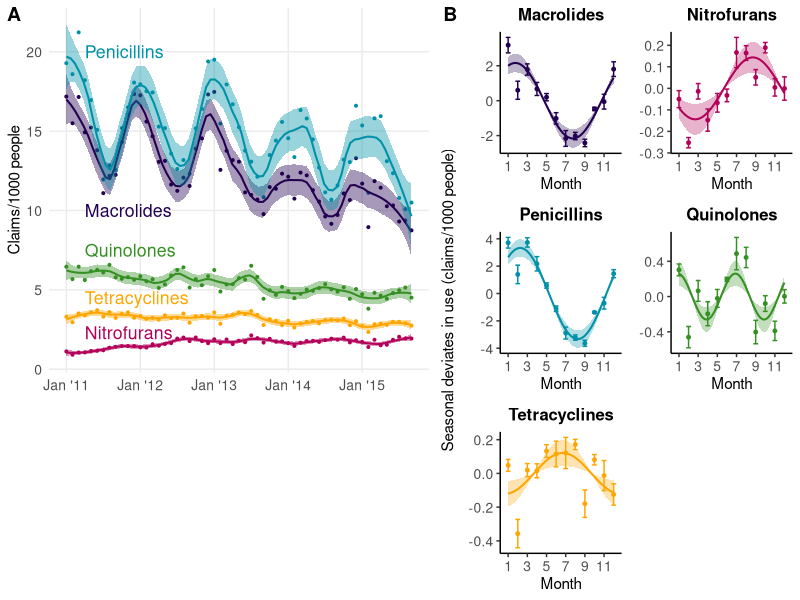
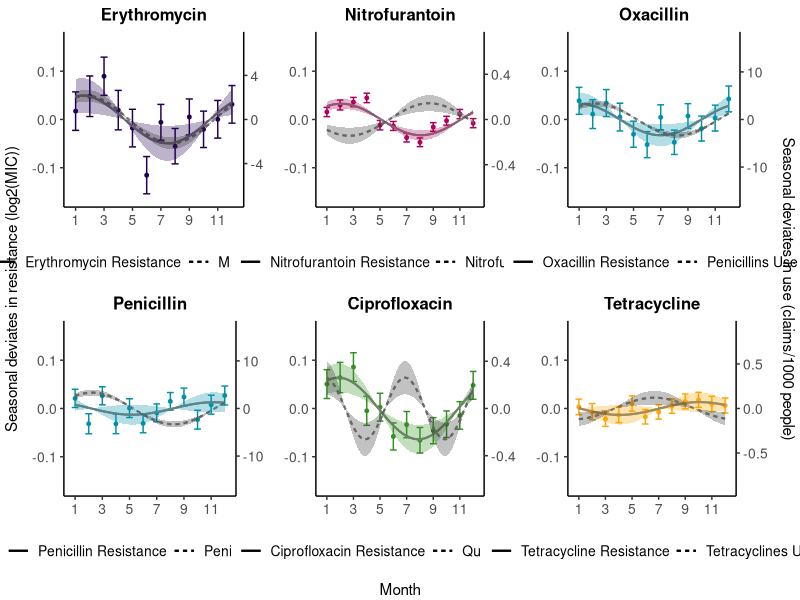
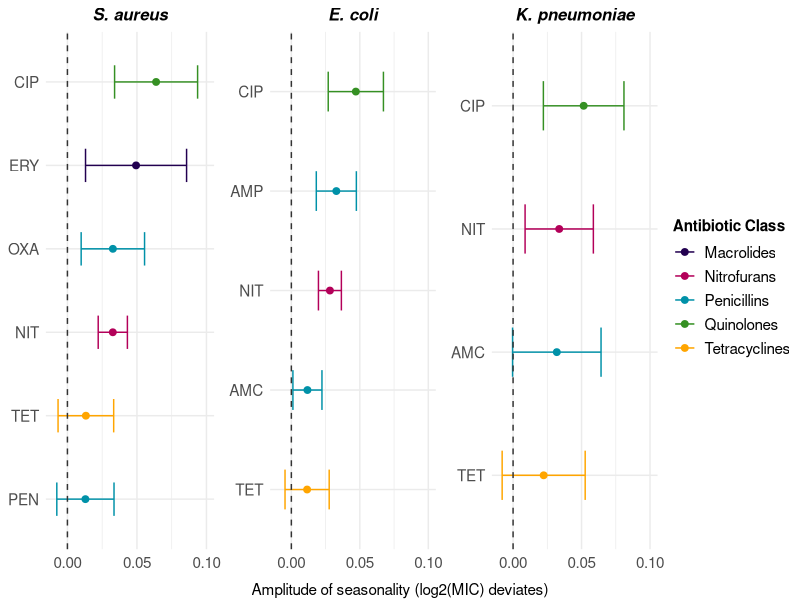
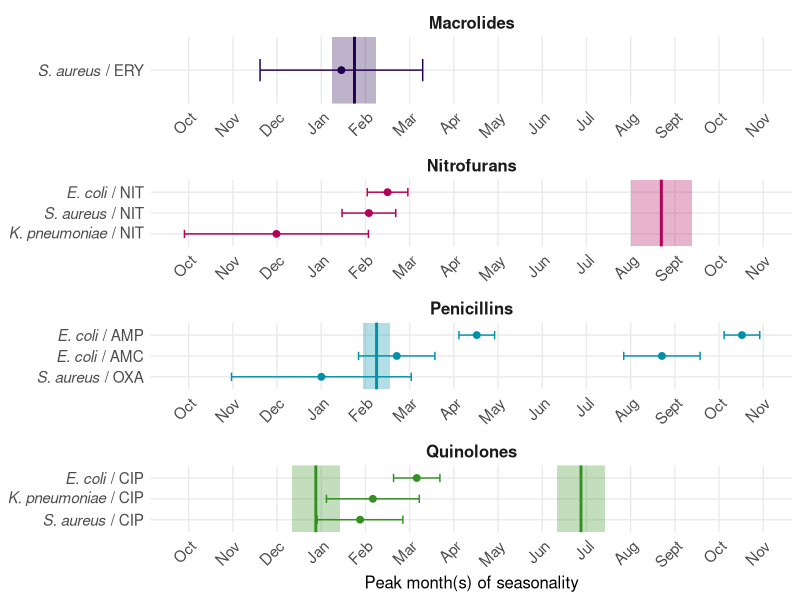
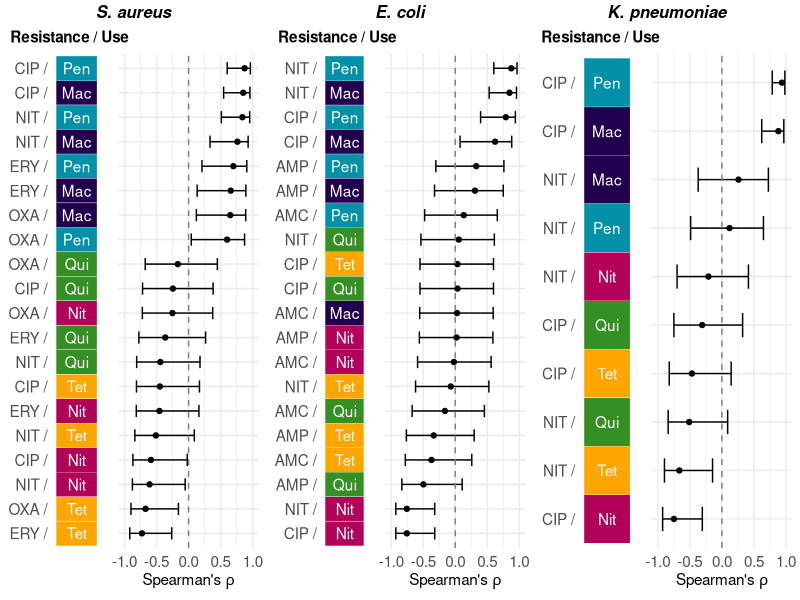
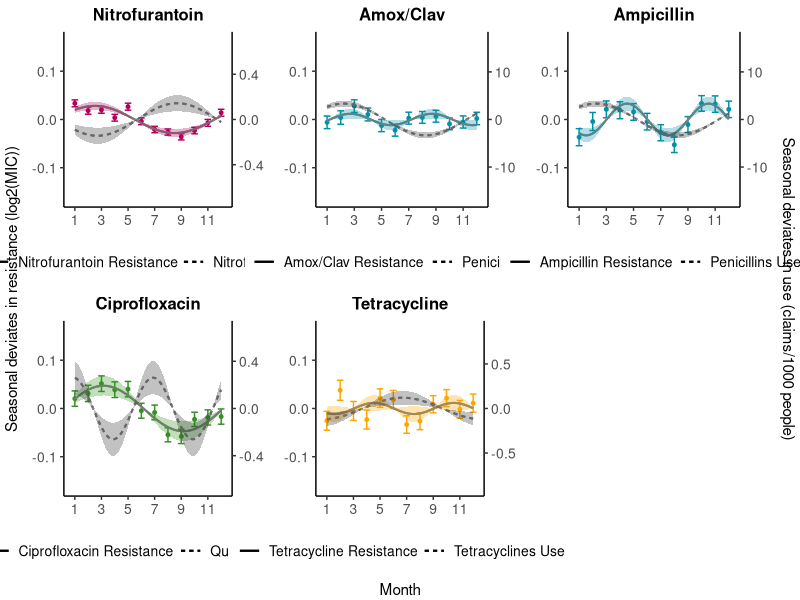
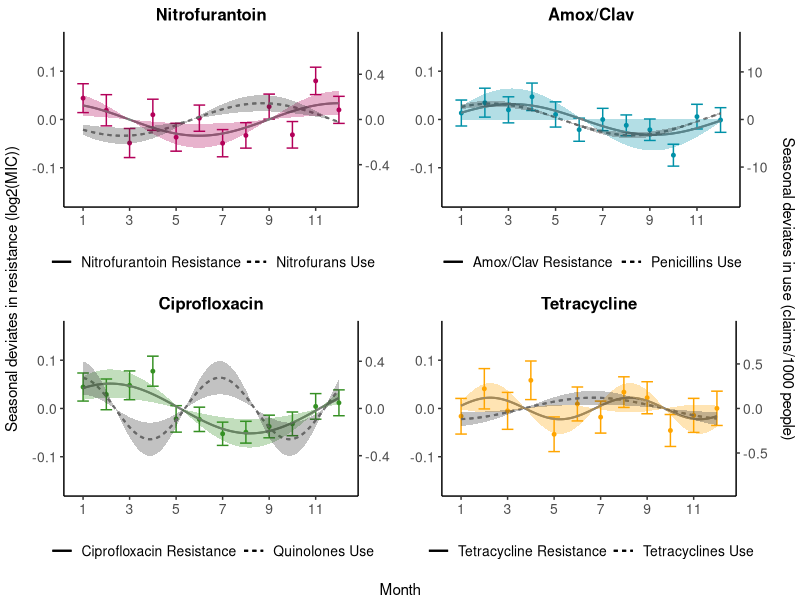
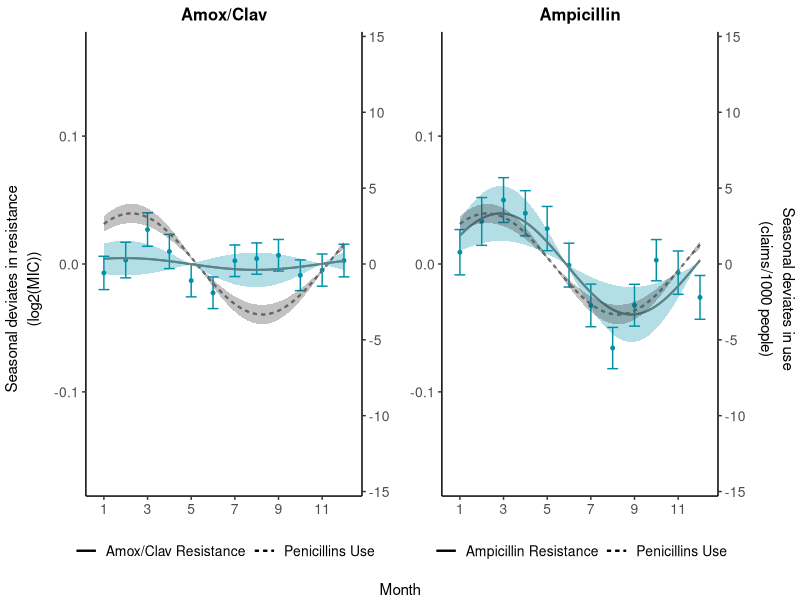

R code for these plots, in order:
#This script makes all the figures included in the publication.

#Load libraries
library(tidyverse)
library(magrittr)
library(cowplot)
library(ggpubr)

# ######################################################
# Inputs
# ######################################################

#Load antibiotic use data
data.use = read_csv("data/antibiotic_use_data.csv")

#Load model values
use.model.params = read_csv("data/model_values_use.csv")
res.model.params = read_csv("data/model_values_resistance.csv")
EC.12m.model.params = read_csv("data/Ecoli_AMC_AMP_12m_model_values.csv")

#Load use and resistance seasonal deviates
use.deviates = read_csv("data/seasonal_deviates_use.csv")
res.deviates = read_csv("data/seasonal_deviates_resistance.csv")
EC.12m.deviates = read_csv("data/Ecoli_AMC_AMP_12m_seasonal_deviates.csv")

#Load use-resistance correlations resuls
correlations = read_csv("data/correlations.csv")

#Define colors to be used across figures
colors = setNames( c("#220050", "#b30059","#0091a8","#359023", "#ffa500"), 
                   c("Macrolides", "Nitrofurans", "Penicillins", "Quinolones", "Tetracyclines") )

# ######################################################
# Make Figure 1
# ######################################################

#Make Figure 1a (raw antibiotic use)
labels = data.frame(drug_class = c("Macrolides", "Nitrofurans", "Penicillins", "Quinolones", "Tetracyclines"),
                    x.pos = c(4, 4, 4, 4, 4),
                    y.pos = c(10, 2.3, 20, 7.5, 4.5))

f1a = data.use %>%
  mutate(x = dense_rank(year_month)) %>%
  ggplot(aes(x=x, y=claims_per_1000ppl, group=drug_class, color=drug_class)) +
  geom_point(size = 0.7) +
  geom_smooth(aes(fill=drug_class), span = 0.2, size = 0.7) +
  geom_text(data = labels, aes(x=x.pos, y=y.pos, label=drug_class), hjust = 0, size = 4.5) +
  ylab("Claims/1000 people") +
  scale_color_manual(values = colors) +
  scale_fill_manual(values = colors) +
  scale_x_continuous(breaks = c(1, 13, 25, 37, 49), labels = c("Jan '11", "Jan '12", "Jan '13", "Jan '14", "Jan '15")) +
  theme_minimal() +
  theme(panel.grid.minor = element_blank(),
        legend.position = "none",
        axis.text = element_text(size = 10),
        axis.title.x = element_blank(),
        axis.title.y = element_text(size = 11)) 

#Make figure 1b (seasonal antibiotic use models)
#Cosine function
cos_func = function(month, amplitude, phase, omega, intercept) {
  amplitude * cos(omega *(month - phase)) + intercept
} 

#Function to plot seasonal use model
plot_use_model_func = function(deviates, class, amplitude, phase, omega, a_lower, a_upper) {
  
  col = colors[class]
  
  ci = data.frame(month=seq(1,12,0.01)) %>%
    mutate(lower_ci = map_dbl(month, ~cos_func(., a_lower, phase, omega, 0))) %>%
    mutate(upper_ci = map_dbl(month, ~cos_func(., a_upper, phase, omega, 0))) 
  
  p = ggplot(data = deviates, aes(x = month)) +
    geom_point(aes(x = month, y = seasonal_deviate), color = col, size = 1) +
    geom_errorbar(aes(x = month, ymin = seasonal_deviate - sem, ymax = seasonal_deviate + sem), width = 0.5, color = col) + 
    stat_function(fun = cos_func, args = list(a = amplitude, phase = phase, omega = omega, intercept = 0), size = 0.7, color = col) +
    geom_ribbon(data = ci, aes(x = month, ymin = lower_ci, ymax = upper_ci), fill = col, alpha = 0.3) +
    scale_x_continuous(breaks=c(1, 3, 5, 7, 9, 11)) +
    ggtitle(class) +
    xlab("Month") +
    theme_classic() +
    theme(legend.position="none",
          plot.title = element_text(size = 12, hjust = 0.5, face = "bold"),
          axis.text = element_text(size = 10),
          axis.title.x = element_text(size = 11),
          axis.title.y = element_blank()
    )
  
  return(p)
}

#Make individual plots for figure 1b
f1b_plots = use.model.params %>%
  filter(term %in% c("amplitude", "phase")) %>%
  select(drug_class, omega, term, estimate, ci.lower, ci.upper) %>%
  gather(variable, value, -(c("drug_class", "term", "omega"))) %>%
  unite(temp, term, variable) %>%
  spread(temp, value) %>%
  #add seasonal deviates table
  left_join(
    use.deviates %>%
      nest(-drug_class) %>%
      rename(deviates_table = data),
    by = c("drug_class")
  ) %>%
  #make plots
  mutate(plot = pmap(.l = list(deviates = deviates_table, class = drug_class, amplitude = amplitude_estimate,
                               phase = phase_estimate, omega = omega, a_lower = amplitude_ci.lower,
                               a_upper = amplitude_ci.upper),
                     .f = plot_use_model_func)) %>%
  pull(plot)

#Combine plots to make figure 1b
f1b = do.call(plot_grid, c(f1b_plots, nrow = 3, ncol = 2, align = "hv")) %>%
  annotate_figure(left = text_grob("Seasonal deviates in use (claims/1000 people)", size = 11, rot = 90)) 

#Combine figures 1a and 1b
f1 = plot_grid(plot_grid(f1a, nrow = 2, ncol = 1, rel_heights = c(2, 1)),
               f1b, nrow = 1, ncol = 2, rel_widths = c(1.2, 1), labels = c("A", "B"))

# ######################################################
# Make Figures 2, S1, S2
# ######################################################

#Function to plot use and resistance models together
plot_use_resistance_func = function(deviates, drug, class, u_a, u_p, u_o, u_low, u_up, r_a, r_p, r_o, r_low, r_up, ratio) {
  col = colors[class]
  
  regressions = data.frame(month=seq(1,12,0.01)) %>%
    mutate(r_actual = map_dbl(month, ~cos_func(., r_a, r_p, r_o, 0))) %>%
    mutate(u_actual = map_dbl(month, ~cos_func(., u_a/ratio, u_p, u_o, 0))) %>%
    gather(type, value, -month) %>%
    mutate(leg = case_when(type == "r_actual" ~ paste(drug, "Resistance"), type == "u_actual" ~ paste(class, "Use"))) %>%
    mutate(leg = factor(leg, levels = c(paste(drug, "Resistance"), paste(class, "Use"))))
  
  ci = data.frame(month=seq(1,12,0.01)) %>%
    mutate(r_lower = map_dbl(month, ~cos_func(., r_low, r_p, r_o, 0))) %>%
    mutate(r_upper = map_dbl(month, ~cos_func(., r_up, r_p, r_o, 0))) %>%
    mutate(u_lower = map_dbl(month, ~cos_func(., u_low, u_p, u_o, 0))) %>%
    mutate(u_upper = map_dbl(month, ~cos_func(., u_up, u_p, u_o, 0)))
  
  p = ggplot(data = regressions) +
    geom_point(data = deviates, aes(x = month, y = seasonal_deviate), color = col, size = 1) +
    geom_errorbar(data = deviates, aes(x = month, ymin = seasonal_deviate - sem, ymax = seasonal_deviate + sem), width = 0.5, color = col) +
    geom_line(aes(x = month, y = value, color = leg, linetype = leg), size = 0.7) +
    geom_line(aes(x = month, y = value, color = leg, linetype = leg), size = 0.7) +
    geom_ribbon(data = ci, aes(x = month, ymin = r_lower, ymax = r_upper), fill = col, alpha = 0.3) +
    geom_ribbon(data = ci, aes(x = month, ymin = u_upper/ratio, ymax = u_lower/ratio), fill = "grey20", alpha = 0.3) +
    scale_color_manual(values = c(col, "grey20")) +
    scale_y_continuous(sec.axis = sec_axis(~. * ratio), limits = c(-.165, .165)) +
    scale_x_continuous(breaks=c(1, 3, 5, 7, 9, 11)) +
    ggtitle(drug) +
    theme_classic() +
    guides(color = guide_legend(nrow = 2, byrow = TRUE)) +
    theme(legend.position = "bottom",
          legend.title = element_blank(),
          legend.text = element_text(size = 10),
          plot.title = element_text(size = 12, hjust = 0.5, face = "bold"),
          axis.text = element_text(size = 10),
          axis.title = element_blank()
    ) 
  
  return(p)
} 


use_res_plots = res.model.params %>%
  filter(term %in% c("amplitude", "phase")) %>%
  select(org, drug_name, drug_class, omega, term, estimate, ci.lower, ci.upper) %>%
  gather(variable, value, -(c("org","drug_name","drug_class", "term", "omega"))) %>%
  unite(temp, term, variable) %>%
  spread(temp, value) %>%
  #add resistance seasonal deviates table
  left_join(
    res.deviates %>%
      nest(-org, -drug_name, -drug_class) %>%
      rename(deviates_table = data),
    by = c("org","drug_name","drug_class")
  ) %>%
  select(org, drug_name, drug_class, res_amplitude = amplitude_estimate, res_phase = phase_estimate,
         res_omega = omega, res_upper = amplitude_ci.upper, res_lower = amplitude_ci.lower, deviates_table) %>%
  #add use model params
  left_join(
    use.model.params %>%
      filter(term %in% c("amplitude", "phase")) %>%
      select(drug_class, omega, term, estimate, ci.lower, ci.upper) %>%
      gather(variable, value, -(c("drug_class", "term", "omega"))) %>%
      unite(temp, term, variable) %>%
      spread(temp, value) %>%
      select(drug_class, use_amplitude = amplitude_estimate, use_phase = phase_estimate, use_omega = omega,
             use_upper = amplitude_ci.upper, use_lower = amplitude_ci.lower),
    by = c("drug_class")
  ) %>%
  #get use-resistance scaling ratio
  mutate(u.r_ratio = abs(use_amplitude/res_amplitude)) %>%
  group_by(drug_class) %>%
  mutate(ratio = min(u.r_ratio)) %>%
  ungroup() %>%
  #make plots
  mutate(drug_name = ifelse(drug_name == "Amoxicillin/Clavulanate", "Amox/Clav", drug_name)) %>%
  mutate(plot = pmap(.l = list(deviates = deviates_table, drug = drug_name, class = drug_class, u_a = use_amplitude,
                               u_p = use_phase, u_o = use_omega, u_low = use_lower, u_up = use_upper,
                               r_a = res_amplitude, r_p = res_phase, r_o = res_omega, r_low = res_lower,
                               r_up = res_upper, ratio = ratio),
                     .f = plot_use_resistance_func)) 

#Make figure 2
f2_plots = use_res_plots %>%
  filter(org == "S. aureus") %>%
  arrange(drug_class, drug_name) %>%
  pull(plot)

f2 = do.call(plot_grid, c(f2_plots, nrow = 2, ncol = 3)) %>%
  annotate_figure(left = text_grob("Seasonal deviates in resistance (log2(MIC))", size = 11, rot = 90)) %>%
  annotate_figure(right = text_grob("Seasonal deviates in use (claims/1000 people)", size = 11, rot = 270)) %>%
  annotate_figure(bottom = text_grob("Month", size = 11))

#Make figure S1
fS1_plots = use_res_plots %>%
  filter(org == "E. coli") %>%
  arrange(drug_class, drug_name) %>%
  pull(plot)

fS1 = do.call(plot_grid, c(fS1_plots, nrow = 2, ncol = 3)) %>%
  annotate_figure(left = text_grob("Seasonal deviates in resistance (log2(MIC))", size = 11, rot = 90)) %>%
  annotate_figure(right = text_grob("Seasonal deviates in use (claims/1000 people)", size = 11, rot = 270)) %>%
  annotate_figure(bottom = text_grob("Month", size = 11))

#Make figure S2
fS2_plots = use_res_plots %>%
  filter(org == "K. pneumoniae") %>%
  arrange(drug_class, drug_name) %>%
  pull(plot)

fS2 = do.call(plot_grid, c(fS2_plots, nrow = 2, ncol = 2)) %>%
  annotate_figure(left = text_grob("Seasonal deviates in resistance (log2(MIC))", size = 11, rot = 90)) %>%
  annotate_figure(right = text_grob("Seasonal deviates in use (claims/1000 people)", size = 11, rot = 270)) %>%
  annotate_figure(bottom = text_grob("Month", size = 11))

# ######################################################
# Make figure S3 
# ######################################################

#Plot E. coli AMC and AMP resistance with 12-month period
fS3_plots = EC.12m.model.params %>%
  filter(term %in% c("amplitude", "phase")) %>%
  select(org, drug_name, drug_class, omega, term, estimate, ci.lower, ci.upper) %>%
  gather(variable, value, -(c("org","drug_name","drug_class", "term", "omega"))) %>%
  unite(temp, term, variable) %>%
  spread(temp, value) %>%
  #add resistance seasonal deviates table
  left_join(
    EC.12m.deviates %>%
      nest(-org, -drug_name, -drug_class) %>%
      rename(deviates_table = data),
    by = c("org","drug_name","drug_class")
  ) %>%
  select(org, drug_name, drug_class, res_amplitude = amplitude_estimate, res_phase = phase_estimate,
         res_omega = omega, res_upper = amplitude_ci.upper, res_lower = amplitude_ci.lower, deviates_table) %>%
  #add use model params
  left_join(
    use.model.params %>%
      filter(term %in% c("amplitude", "phase")) %>%
      select(drug_class, omega, term, estimate, ci.lower, ci.upper) %>%
      gather(variable, value, -(c("drug_class", "term", "omega"))) %>%
      unite(temp, term, variable) %>%
      spread(temp, value) %>%
      select(drug_class, use_amplitude = amplitude_estimate, use_phase = phase_estimate, use_omega = omega,
             use_upper = amplitude_ci.upper, use_lower = amplitude_ci.lower),
    by = c("drug_class")
  ) %>%
  #get use-resistance scaling ratio
  mutate(u.r_ratio = abs(use_amplitude/res_amplitude)) %>%
  group_by(drug_class) %>%
  mutate(ratio = min(u.r_ratio)) %>%
  ungroup() %>%
  #make plots
  mutate(drug_name = ifelse(drug_name == "Amoxicillin/Clavulanate", "Amox/Clav", drug_name)) %>%
  mutate(plot = pmap(.l = list(deviates = deviates_table, drug = drug_name, class = drug_class, u_a = use_amplitude,
                               u_p = use_phase, u_o = use_omega, u_low = use_lower, u_up = use_upper,
                               r_a = res_amplitude, r_p = res_phase, r_o = res_omega, r_low = res_lower,
                               r_up = res_upper, ratio = ratio),
                     .f = plot_use_resistance_func)) %>%
  pull(plot)

#Make figure S3
fS3 = do.call(plot_grid, c(fS3_plots, nrow = 1, ncol = 2)) %>%
  annotate_figure(left = text_grob("Seasonal deviates in resistance\n(log2(MIC))", size = 11, rot = 90)) %>%
  annotate_figure(right = text_grob("Seasonal deviates in use\n(claims/1000 people)", size = 11, rot = 270)) %>%
  annotate_figure(bottom = text_grob("Month", size = 11))

# ######################################################
# Make figure 3
# ######################################################

#Make amplitude plots function
plot_amplitudes_func = function(dat, title) {
  p = ggplot(data = dat, aes(x = reorder(drug_code, estimate), y = estimate, color = drug_class)) +
    geom_point(size = 2) +
    geom_errorbar(aes(ymin = ci.lower, ymax = ci.upper), width = 0.4) +
    geom_hline(yintercept = 0, color = "grey20", linetype = "dashed") +
    scale_y_continuous(breaks = c(0, 0.05, 0.1), limits = c(-0.01, 0.1)) +
    scale_color_manual(values = colors, name = "Antibiotic Class") +
    coord_flip() +
    ggtitle(title) +
    theme_minimal() +
    theme(plot.title = element_text(face = "bold.italic", hjust = 0.5, size = 12),
          axis.title = element_blank(),
          axis.text = element_text(size = 11),
          legend.title = element_text(size = 11, face = "bold"),
          legend.text = element_text(size = 11)
    )
  
  return(p)
}

f3_SA_plot = res.model.params %>%
  filter(term == "amplitude") %>%
  filter(org == "S. aureus") %>%
  plot_amplitudes_func(., "S. aureus")

f3_EC_plot = res.model.params %>%
  filter(term == "amplitude") %>%
  filter(org == "E. coli") %>%
  plot_amplitudes_func(., "E. coli")

f3_KP_plot = res.model.params %>%
  filter(term == "amplitude") %>%
  filter(org == "K. pneumoniae") %>%
  plot_amplitudes_func(., "K. pneumoniae")

#Make figure 3
f3 = ggarrange(f3_SA_plot, f3_EC_plot, f3_KP_plot, nrow = 1, ncol = 3, common.legend = TRUE, legend = "right") %>%
  annotate_figure(bottom = text_grob("Amplitude of seasonality (log2(MIC) deviates)", size = 11))

# ######################################################
# Make figure 4
# ######################################################

#Make resistance phases table
res.phases = bind_rows(
  res.model.params %>%
    filter(term == "phase"),
  #add second peak for org/drugs with 6 month period
  res.model.params %>%
    filter(term == "phase") %>%
    filter(period == 6) %>%
    mutate(estimate = estimate + 6, ci.lower = ci.lower + 6, ci.upper = ci.upper + 6)
) %>%
  #filter out org/drug combinations that did not meet criteria for seasonality
  filter(!(org == "S. aureus" & drug_code %in% c("PEN", "TET"))) %>%
  filter(!(org == "E. coli" & drug_code == "TET")) %>%
  filter(!(org == "K. pneumoniae" & drug_code %in% c("AMC", "TET"))) %>%
  #manually edit phase for K.pneumo/NIT (subtract 12m) for aesthetic purposes for figure
  mutate(estimate = ifelse(org == "K. pneumoniae" & drug_code == "NIT", estimate - 12, estimate),
         ci.lower = ifelse(org == "K. pneumoniae" & drug_code == "NIT", ci.lower - 12, ci.lower),
         ci.upper = ifelse(org == "K. pneumoniae" & drug_code == "NIT", ci.upper - 12, ci.upper)
  ) %>%
  mutate(org_drug = paste(org, drug_code, sep = "/")) 

#Make use phases table
use.phases = bind_rows(
  use.model.params %>%
    filter(term == "phase"),
  #add second peak for org/drugs with 6 month period
  use.model.params %>%
    filter(term == "phase") %>%
    filter(period == 6) %>%
    mutate(estimate = estimate + 6, ci.lower = ci.lower + 6, ci.upper = ci.upper + 6)
) %>%
  filter(drug_class != "Tetracyclines")

#Define plot labels
labs = c("S. aureus/CIP" = expression(paste(italic("S. aureus"), " / CIP")),
         "S. aureus/ERY" = expression(paste(italic("S. aureus"), " / ERY")),
         "S. aureus/NIT" = expression(paste(italic("S. aureus"), " / NIT")),
         "S. aureus/OXA" = expression(paste(italic("S. aureus"), " / OXA")),
         "E. coli/AMC" = expression(paste(italic("E. coli"), " / AMC")),
         "E. coli/AMP" = expression(paste(italic("E. coli"), " / AMP")),
         "E. coli/CIP" = expression(paste(italic("E. coli"), " / CIP")),
         "E. coli/NIT" = expression(paste(italic("E. coli"), " / NIT")),
         "K. pneumoniae/CIP" = expression(paste(italic("K. pneumoniae"), " / CIP")),
         "K. pneumoniae/NIT" = expression(paste(italic("K. pneumoniae"), " / NIT"))
)


#Make figure 4
f4 = ggplot(data = res.phases) +
  facet_wrap(~drug_class, scales = "free", nrow = 5) +
  geom_point(aes(x = reorder(org_drug, estimate), y = estimate, color=drug_class), size = 2) +
  geom_errorbar(aes(x = reorder(org_drug, estimate), ymin = ci.lower, ymax = ci.upper, color=drug_class), width = 0.4) +
  geom_hline(data = use.phases, aes(yintercept = estimate, color = drug_class), size = 1) +
  geom_rect(data = use.phases, aes(ymin = ci.lower, ymax = ci.upper, xmin = -Inf, xmax = Inf, fill = drug_class), alpha = 0.3) +
  scale_color_manual(values = colors) +
  scale_fill_manual(values = colors) +
  scale_x_discrete(labels = labs) +
  scale_y_continuous(breaks = seq(-2 ,11, 1), limits = c(-2.2, 11),
                     labels = c("Oct", "Nov", "Dec", "Jan", "Feb", "Mar", "Apr", "May", "Jun", "Jul", "Aug", "Sept", "Oct", "Nov")) +
  coord_flip() +
  ylab("Peak month(s) of seasonality") +
  theme_minimal() +
  theme(panel.grid.minor = element_blank(),
        legend.position = "none",
        strip.text.x = element_text(size = 12, face = "bold"),
        axis.text.x = element_text(size = 11, angle = 45, hjust = 1, vjust = 1),
        axis.text.y = element_text(size = 11),
        axis.title.x = element_text(size = 12),
        axis.title.y = element_blank()
  )

# ######################################################
# Make figure 5
# ######################################################

#Function to plot use-resistance correlations for each species
plot_corr_func = function(dat, o) {
  d = dat %>%
    filter(org == o) %>%
    mutate(use_class_short = substr(use_class, 1,3)) %>%
    mutate(use_res = paste(res_drug_code, use_class_short, sep = "/"))
  
  y_ticks = d %>%
    mutate(res_label = paste0(res_drug_code, " /")) %>%
    arrange(rho) %>%
    pull(res_label)
  
  p1 = ggplot(data = d, aes(x = reorder(use_res, rho), y = rho)) +
    geom_point() +
    geom_errorbar(aes(ymin = ci.lower, ymax = ci.upper), width = 0.5) +
    geom_hline(yintercept = 0, linetype = "dashed", color = "grey50") +
    ylab(expression(paste("Spearman's ", rho))) +
    labs(color = "") +
    ylim(-1, 1) +
    coord_flip() +
    theme_minimal() +
    theme(axis.text.x = element_text(size = 11),
          axis.text.y = element_blank(),
          axis.title.x = element_text(size = 11),
          axis.title.y = element_blank()
    )
  
  p2 = ggplot(data = d, aes(x = reorder(use_res, rho), y = 1, fill = use_class)) +
    geom_tile(color = "white", alpha = 1) +
    geom_text(aes(label = use_class_short), color = "white") + 
    scale_fill_manual(values = colors) +
    scale_x_discrete(labels = y_ticks) +
    coord_flip() +
    ggtitle("Resistance / Use") +
    theme_minimal() + 
    theme(legend.position = "none",
          panel.grid.major = element_blank(),
          panel.grid.minor = element_blank(),
          plot.title = element_text(size = 11, face = "bold", hjust = 0.6),
          axis.text.x = element_blank(),
          axis.text.y = element_text(size = 11),
          axis.title = element_blank()
    )
  
  p = plot_grid(p2, p1, nrow = 1, ncol = 2, rel_widths = c(1, 1.5), align = "h") %>%
    annotate_figure(top = text_grob(o, face = "bold.italic", size = 12))
  
  return(p)
}

f5_SA = plot_corr_func(correlations, "S. aureus")
f5_EC = plot_corr_func(correlations, "E. coli")
f5_KP = plot_corr_func(correlations, "K. pneumoniae")

#Make figure 5
f5 = plot_grid(f5_SA, f5_EC, f5_KP, ncol = 3, nrow = 1)

# ######################################################
# Save all figures
# ######################################################

ggsave(f1, filename = "figures/Fig1.pdf", width = 7.5, height = 5.5)
ggsave(f2, filename = "figures/Fig2.pdf", width = 7.5, height = 5.5)
ggsave(f3, filename = "figures/Fig3.pdf", width = 6.5, height = 4)
ggsave(f4, filename = "figures/Fig4.pdf", width = 6, height = 5.5)
ggsave(f5, filename = "figures/Fig5.pdf", width = 7.5, height = 6)

ggsave(fS1, filename = "figures/FigS1.pdf", width = 7.5, height = 5.5)
ggsave(fS2, filename = "figures/FigS2.pdf", width = 5, height = 5.5)
ggsave(fS3, filename = "figures/FigS3.pdf", width = 5, height = 2.75)


